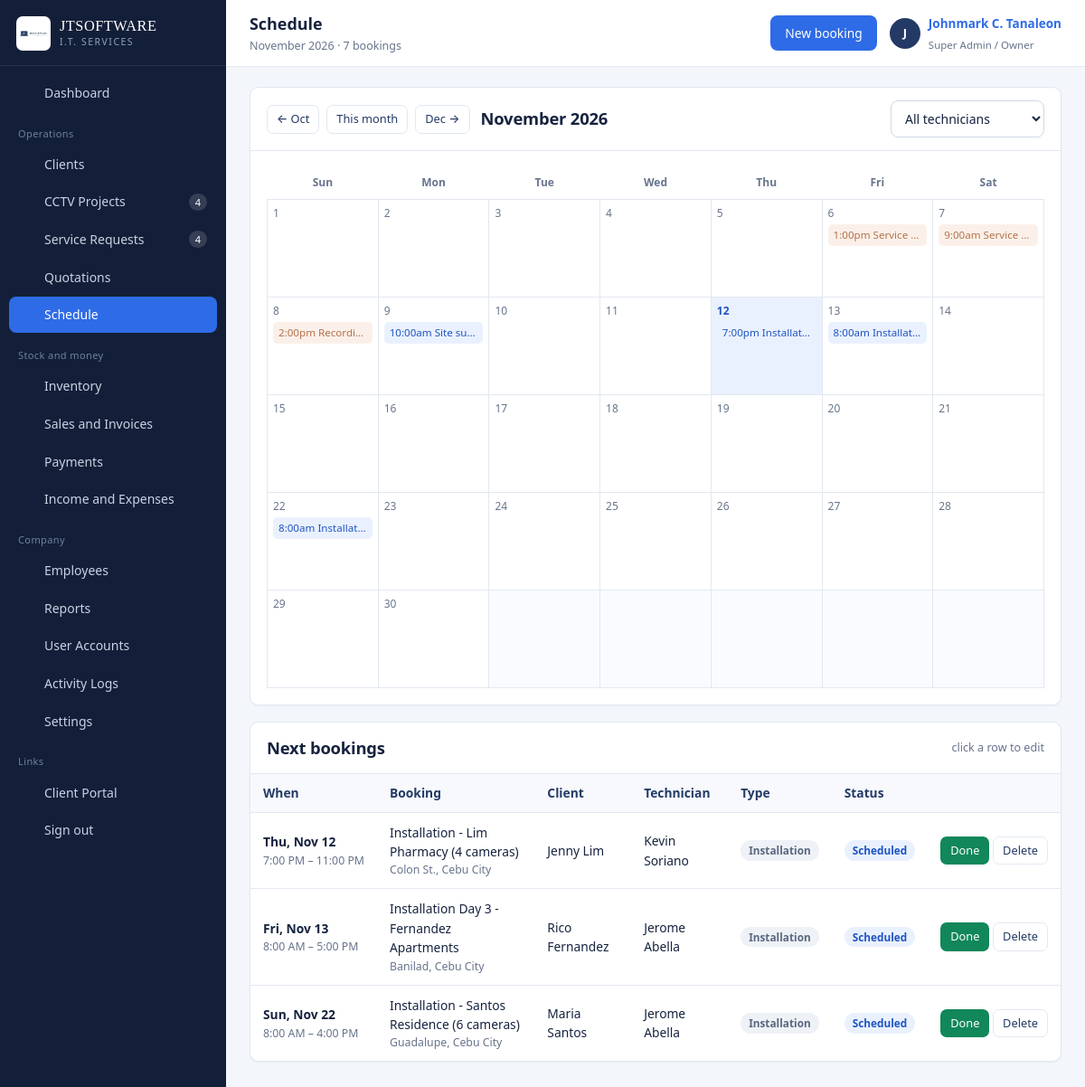
The page /schedule.php (signed in) on the database its author committed.
### tables this page shows
CREATE TABLE appointments (
  id                 INT AUTO_INCREMENT PRIMARY KEY,
  title              VARCHAR(160) NOT NULL,
  appointment_type   ENUM('Installation','Service','Site Survey','Meeting','Maintenance') NOT NULL DEFAULT 'Installation',
  client_id          INT DEFAULT NULL,
  project_id         INT DEFAULT NULL,
  service_request_id INT DEFAULT NULL,
  employee_id        INT DEFAULT NULL,
  start_datetime     DATETIME NOT NULL,
  end_datetime       DATETIME NOT NULL,
  location           VARCHAR(255) DEFAULT NULL,
  status             ENUM('Scheduled','Completed','Cancelled','Rescheduled') NOT NULL DEFAULT 'Scheduled',
  notes              TEXT DEFAULT NULL,
  created_by         INT DEFAULT NULL,
  created_at         DATETIME NOT NULL DEFAULT CURRENT_TIMESTAMP,
  INDEX idx_app_start (start_datetime),
  INDEX idx_app_emp (employee_id),
  CONSTRAINT fk_app_client FOREIGN KEY (client_id) REFERENCES clients(id) ON DELETE SET NULL,
  CONSTRAINT fk_app_proj FOREIGN KEY (project_id) REFERENCES cctv_projects(id) ON DELETE SET NULL,
  CONSTRAINT fk_app_sr FOREIGN KEY (service_request_id) REFERENCES service_requests(id) ON DELETE SET NULL,
  CONSTRAINT fk_app_emp FOREIGN KEY (employee_id) REFERENCES employees(id) ON DELETE SET NULL
);

CREATE TABLE clients (
  id             INT AUTO_INCREMENT PRIMARY KEY,
  client_code    VARCHAR(20)  NOT NULL UNIQUE,
  full_name      VARCHAR(140) NOT NULL,
  business_name  VARCHAR(140) DEFAULT NULL,
  client_type    ENUM('Residential','Commercial','Corporate') NOT NULL DEFAULT 'Residential',
  contact_number VARCHAR(40)  DEFAULT NULL,
  email          VARCHAR(120) DEFAULT NULL,
  address        VARCHAR(255) DEFAULT NULL,
  portal_username VARCHAR(60) DEFAULT NULL UNIQUE,
  portal_password VARCHAR(255) DEFAULT NULL,
  portal_enabled TINYINT(1) NOT NULL DEFAULT 0,
  notes          TEXT DEFAULT NULL,
  status         ENUM('active','inactive') NOT NULL DEFAULT 'active',
  created_at     DATETIME NOT NULL DEFAULT CURRENT_TIMESTAMP,
  INDEX idx_clients_name (full_name),
  INDEX idx_clients_type (client_type)
);

CREATE TABLE employees (
  id             INT AUTO_INCREMENT PRIMARY KEY,
  employee_code  VARCHAR(20)  NOT NULL UNIQUE,
  full_name      VARCHAR(140) NOT NULL,
  position       VARCHAR(80)  DEFAULT NULL,
  department     VARCHAR(80)  DEFAULT NULL,
  contact_number VARCHAR(40)  DEFAULT NULL,
  email          VARCHAR(120) DEFAULT NULL,
  address        VARCHAR(255) DEFAULT NULL,
  hire_date      DATE DEFAULT NULL,
  daily_rate     DECIMAL(12,2) NOT NULL DEFAULT 0,
  is_technician  TINYINT(1) NOT NULL DEFAULT 0,
  user_id        INT DEFAULT NULL,
  status         ENUM('active','inactive') NOT NULL DEFAULT 'active',
  created_at     DATETIME NOT NULL DEFAULT CURRENT_TIMESTAMP,
  INDEX idx_emp_tech (is_technician),
  CONSTRAINT fk_emp_user FOREIGN KEY (user_id) REFERENCES users(id) ON DELETE SET NULL
);

### includes/auth.php (called while the page is built, shortened)
<?php
require_once __DIR__ . '/../config/config.php';
function can(string $code): bool
{
    if ((int)$_SESSION['user']['role_id'] === 1) {
        return true;
    }
    return in_array($code, user_permissions(), true);
}

### config/database.php (called while the page is built, shortened)
<?php
function db(): PDO
{
    static $pdo = null;
    if ($pdo === null) {
        $dsn = 'mysql:host=' . DB_HOST . ';port=' . DB_PORT . ';dbname=' . DB_NAME . ';charset=utf8mb4';
        try {
            $pdo = new PDO($dsn, DB_USER, DB_PASS, [
                PDO::ATTR_ERRMODE            => PDO::ERRMODE_EXCEPTION,
                PDO::ATTR_DEFAULT_FETCH_MODE => PDO::FETCH_ASSOC,
                PDO::ATTR_EMULATE_PREPARES   => false,
            ]);
        } catch (PDOException $e) {
            http_response_code(500);
            echo '<div style="font:15px/1.6 system-ui;max-width:640px;margin:80px auto;padding:28px;'
               . 'border:1px solid #E3E8F0;border-radius:10px">'
               . '<h2 style="margin:0 0 10px;color:#16233F">Cannot reach the database</h2>'
               . '<p style="color:#475569">Start MySQL in the XAMPP control panel, then import '
               . '<code>database/jtsoftware_db.sql</code> through phpMyAdmin.</p>'
               . '<p style="color:#94A3B8;font-size:13px">' . htmlspecialchars($e->getMessage()) . '</p></div>';
            exit;
        }
    }
    return $pdo;
}
function q(string $sql, array $params = []): PDOStatement
{
    $st = db()->prepare($sql);
    $st->execute($params);
    return $st;
}
function all(string $sql, array $params = []): array
{
    return q($sql, $params)->fetchAll();
}

### schedule.php (the view, shortened to what this page needs)
<?php
require_once __DIR__ . '/includes/auth.php';
$month = (string)input('month', date('Y-m'));
$firstDay   = $month . '-01';
$daysInMonth = (int)date('t', strtotime($firstDay));
$prevMonth  = date('Y-m', strtotime($firstDay . ' -1 month'));
$nextMonth  = date('Y-m', strtotime($firstDay . ' +1 month'));
$args  = [$firstDay, date('Y-m-t', strtotime($firstDay))];
$extra = '';
$events = all(
    "SELECT a.*, c.full_name AS client_name, e.full_name AS tech_name, p.project_code
     FROM appointments a
     LEFT JOIN clients c ON c.id = a.client_id
     LEFT JOIN employees e ON e.id = a.employee_id
     LEFT JOIN cctv_projects p ON p.id = a.project_id
     WHERE DATE(a.start_datetime) BETWEEN ? AND ? $extra
     ORDER BY a.start_datetime", $args
);
$byDay = [];
foreach ($events as $ev) {
    $byDay[date('j', strtotime($ev['start_datetime']))][] = $ev;
}
$upcoming = all(
    'SELECT a.*, c.full_name AS client_name, e.full_name AS tech_name FROM appointments a
     LEFT JOIN clients c ON c.id = a.client_id LEFT JOIN employees e ON e.id = a.employee_id
     WHERE a.start_datetime >= NOW() AND a.status = "Scheduled" ORDER BY a.start_datetime LIMIT 12'
);
if (can('schedule.manage')) {
    $pageActions = '<button class="btn" data-modal="apptModal">New booking</button>';
}
include __DIR__ . '/includes/header.php';
?>
<div class="card">
  <div class="card-head">
    <div class="btn-group">
      <a class="btn btn-sm btn-outline" href="<?= e(url_with(['month' => $prevMonth])) ?>">&larr; <?= date('M', strtotime($prevMonth . '-01')) ?></a>
      <a class="btn btn-sm btn-outline" href="<?= e(url_with(['month' => date('Y-m')])) ?>">This month</a>
      <a class="btn btn-sm btn-outline" href="<?= e(url_with(['month' => $nextMonth])) ?>"><?= date('M', strtotime($nextMonth . '-01')) ?> &rarr;</a>
    </div>
    <h2 class="spacer" style="margin:0"><?= date('F Y', strtotime($firstDay)) ?></h2>
    <form class="toolbar spacer" method="get" data-autosubmit>
      <select class="input" name="tech">
        <option value="">All technicians</option>
      </select>
    </form>
  </div>
  <div class="card-body">
    <table class="calendar">
      <thead><tr>
        <?php foreach (['Sun', 'Mon', 'Tue', 'Wed', 'Thu', 'Fri', 'Sat'] as $d): ?><th><?= $d ?></th><?php endforeach; ?>
      </tr></thead>
      <tbody>
      <?php
      $cell = 0;
      $day  = 1;
      echo '<tr>';
      while ($day <= $daysInMonth) {
          if ($cell % 7 === 0 && $cell > 0) { echo '</tr><tr>'; }
          $isToday = ($month . '-' . str_pad((string)$day, 2, '0', STR_PAD_LEFT)) === date('Y-m-d');
          echo '<td class="' . ($isToday ? 'today' : '') . '"><div class="daynum">' . $day . '</div>';
          foreach ($byDay[$day] ?? [] as $ev) {
              $cls = 'ev-' . $ev['appointment_type'];
              echo '<a class="cal-event ' . e($cls) . '" href="#" data-modal="apptModal" data-row=\''
                 . e(json_encode([
                     'id' => $ev['id'], 'title' => $ev['title'], 'appointment_type' => $ev['appointment_type'],
                     'client_id' => $ev['client_id'], 'project_id' => $ev['project_id'],
                     'service_request_id' => $ev['service_request_id'], 'employee_id' => $ev['employee_id'],
                     'start_datetime' => date('Y-m-d\TH:i', strtotime($ev['start_datetime'])),
                     'end_datetime' => date('Y-m-d\TH:i', strtotime($ev['end_datetime'])),
                     'location' => $ev['location'], 'status' => $ev['status'], 'notes' => $ev['notes'],
                 ], JSON_HEX_APOS | JSON_HEX_QUOT)) . '\'>'
                 . date('g:ia', strtotime($ev['start_datetime'])) . ' ' . e($ev['title']) . '</a>';
          }
          echo '</td>';
          $cell++; $day++;
      }
      while ($cell % 7 !== 0) { echo '<td class="out"></td>'; $cell++; }
      echo '</tr>';
      ?>
      </tbody>
    </table>
  </div>
</div>
<div class="card">
  <div class="card-head"><h2>Next bookings</h2><span class="spacer small muted">click a row to edit</span></div>
  <div class="card-body tight">
    <?php if (!$upcoming): ?>
      <div class="empty"><strong>Nothing booked ahead</strong>Add an installation or a service visit to fill the crew's week.</div>
    <?php else: ?>
    <div class="table-wrap"><table class="data">
      <thead><tr><th>When</th><th>Booking</th><th>Client</th><th>Technician</th><th>Type</th><th>Status</th><th></th></tr></thead>
      <tbody>
      <?php foreach ($upcoming as $a): ?>
        <tr>
          <td class="nowrap"><span class="row-main"><?= fdate($a['start_datetime'], 'D, M j') ?></span>
              <div class="row-sub"><?= date('g:i A', strtotime($a['start_datetime'])) ?> – <?= date('g:i A', strtotime($a['end_datetime'])) ?></div></td>
          <td><?= e($a['title']) ?><div class="row-sub"><?= e($a['location'] ?: '') ?></div></td>
          <td><?= e($a['client_name'] ?: '—') ?></td>
          <td><?= e($a['tech_name'] ?: '—') ?></td>
          <td><?= badge($a['appointment_type']) ?></td>
          <td><?= badge($a['status']) ?></td>
          <td class="actions-cell">
            <?php if (can('schedule.manage')): ?>
              <form method="post" style="display:inline"><?= csrf_field() ?>
                <button class="btn btn-sm btn-ok" type="submit">Done</button></form>
              <form method="post" style="display:inline" data-confirm="Remove this booking?"><?= csrf_field() ?>
                <button class="btn btn-sm btn-outline" type="submit">Delete</button></form>
            <?php endif; ?>
          </td>
        </tr>
      <?php endforeach; ?>
      </tbody>
    </table></div>
    <?php endif; ?>
  </div>
</div>
<?php include __DIR__ . '/includes/footer.php'; ?>

### config/config.php (shortened to what this page needs)
<?php
require_once __DIR__ . '/database.php';
function e($value): string
{
    return htmlspecialchars((string)$value, ENT_QUOTES, 'UTF-8');
}
function fdate($date, string $format = 'M d, Y'): string
{
    return date($format, strtotime((string)$date));
}
function input(string $key, $default = null)
{
    $v = $_POST[$key] ?? $_GET[$key] ?? $default;
    return is_string($v) ? trim($v) : $v;
}
function badge(string $status): string
{
    $map = [
        'Pending' => 'warn', 'New' => 'info', 'Draft' => 'muted', 'Unpaid' => 'danger',
        'Approved' => 'info', 'Sent' => 'info', 'Assigned' => 'info', 'Scheduled' => 'info',
        'Ongoing' => 'accent', 'In Progress' => 'accent', 'Partial' => 'warn', 'On Hold' => 'warn',
        'Completed' => 'ok', 'Paid' => 'ok', 'Converted' => 'ok', 'active' => 'ok', 'Present' => 'ok',
        'Cancelled' => 'muted', 'Rejected' => 'danger', 'Expired' => 'muted', 'inactive' => 'muted',
        'Absent' => 'danger', 'Late' => 'warn', 'Urgent' => 'danger', 'High' => 'warn',
        'Normal' => 'info', 'Low' => 'muted', 'Field Work' => 'accent', 'Leave' => 'muted',
        'Half Day' => 'warn', 'Rescheduled' => 'warn',
    ];
    $class = $map[$status] ?? 'muted';
    return '<span class="badge badge-' . $class . '">' . e($status) . '</span>';
}
function url_with(array $changes): string
{
    $params = array_merge($_GET, $changes);
    return basename($_SERVER['PHP_SELF']) . (empty($params) ? '' : '?' . http_build_query($params));
}

### assets/css/app.css (style rules this page uses)
:root { --navy-900: #131F38; --navy-800: #1B2B4D; --navy-700: #243A66; --navy-600: #33508A; --blue: #2E6BE6; --blue-dark:#1E54C4; --blue-soft:#EAF1FE; --copper: #B5714A; --copper-soft:#FBF0E9; --paper: #F3F6FB; --surface: #FFFFFF; --line: #E2E8F2; --ink: #16233F; --muted: #67748C; --ok: #11875A; --ok-soft: #E6F5EE; --warn: #B26A00; --warn-soft:#FDF2E2; --danger: #C22F39; --danger-soft:#FCECEE; --sidebar-w: 250px; --radius: 10px; --shadow-card: 0 1px 2px rgba(19,31,56,.05); --shadow-pop: 0 18px 44px rgba(19,31,56,.22); --sans: "Segoe UI", Roboto, -apple-system, BlinkMacSystemFont, "Helvetica Neue", Arial, sans-serif; --serif: Georgia, "Times New Roman", serif; }
* { box-sizing: border-box; }
html, body { margin: 0; padding: 0; }
body { font-family: var(--sans); font-size: 14.5px; line-height: 1.55; color: var(--ink); background: var(--paper); -webkit-font-smoothing: antialiased; }
a { color: var(--blue); text-decoration: none; }
h1, h2, h3, h4 { margin: 0 0 .4em; font-weight: 600; letter-spacing: -.01em; }
h2 { font-size: 1.15rem; }
.card { background: var(--surface); border: 1px solid var(--line); border-radius: var(--radius); box-shadow: var(--shadow-card); margin-bottom: 18px; }
.card-head { padding: 14px 18px; border-bottom: 1px solid var(--line); display: flex; align-items: center; gap: 12px; flex-wrap: wrap; }
.card-head h2, .card-head h3 { margin: 0; }
.card-head .spacer { margin-left: auto; }
.card-body { padding: 18px; }
.card-body.tight { padding: 0; }
.table-wrap { overflow-x: auto; }
table.data { width: 100%; border-collapse: collapse; font-size: 13.8px; }
table.data th { text-align: left; font-weight: 600; color: var(--navy-700); background: #F7F9FD; border-bottom: 1px solid var(--line); padding: 10px 14px; white-space: nowrap; }
table.data td { padding: 11px 14px; border-bottom: 1px solid var(--line); vertical-align: middle; }
table.data tbody tr:last-child td { border-bottom: 0; }
table.data .row-main { font-weight: 600; }
table.data .row-sub { color: var(--muted); font-size: 12.3px; }
.actions-cell { white-space: nowrap; text-align: right; }
.badge { display: inline-block; padding: 2px 9px; border-radius: 20px; font-size: 11.8px; font-weight: 600; line-height: 1.6; white-space: nowrap; }
.badge-info { background: var(--blue-soft); color: var(--blue-dark); }
.badge-muted { background: #EEF1F6; color: #5A6880; }
.btn { display: inline-flex; align-items: center; justify-content: center; gap: 7px; padding: 8px 15px; border-radius: 8px; border: 1px solid transparent; background: var(--blue); color: #fff; font: inherit; font-size: 13.8px; font-weight: 500; cursor: pointer; transition: background .12s ease, border-color .12s ease; }
.btn-outline { background: #fff; color: var(--navy-700); border-color: var(--line); }
.btn-ok { background: var(--ok); }
.btn-sm { padding: 5px 10px; font-size: 12.8px; border-radius: 7px; }
.btn-group { display: flex; gap: 8px; flex-wrap: wrap; }
.input, select.input, textarea.input { width: 100%; padding: 9px 11px; border: 1px solid #CFD9E8; border-radius: 8px; font: inherit; font-size: 14px; color: var(--ink); background: #fff; }
.toolbar { display: flex; gap: 10px; flex-wrap: wrap; align-items: flex-end; }
.toolbar .input { min-width: 170px; }
.calendar { width: 100%; border-collapse: collapse; table-layout: fixed; }
.calendar th { padding: 8px; font-size: 12px; color: var(--muted); font-weight: 600; border-bottom: 1px solid var(--line); text-align: center; }
.calendar td { border: 1px solid var(--line); vertical-align: top; height: 108px; padding: 6px; }
.calendar td.out { background: #FAFBFE; }
.calendar .daynum { font-size: 12px; color: var(--muted); }
.calendar td.today { background: var(--blue-soft); }
.calendar td.today .daynum { color: var(--blue-dark); font-weight: 700; }
.cal-event { display: block; font-size: 11.6px; padding: 3px 6px; border-radius: 5px; margin-top: 3px; background: var(--blue-soft); color: var(--blue-dark); overflow: hidden; text-overflow: ellipsis; white-space: nowrap; }
.cal-event.ev-Service { background: var(--copper-soft); color: var(--copper); }
.muted { color: var(--muted); }
.small { font-size: 12.6px; }
.nowrap { white-space: nowrap; }

### rows shown on the page
appointments: start_datetime "1:00pm", title "Service…"
appointments: start_datetime "9:00am", title "Service -…"
appointments: start_datetime "2:00pm", title "Recordi…"
appointments: start_datetime "10:00am", title "Site su…"
appointments: start_datetime "7:00pm", title "Installat…", start_datetime "Thu, Nov 12", start_datetime "7:00 PM", end_datetime "11:00 PM", title "Installation - Lim Pharmacy (4 cameras)", location "Colon St., Cebu City", client.full_name "Jenny Lim", employee.full_name "Kevin Soriano", appointment_type "Installation Scheduled"
appointments: start_datetime "8:00am", title "Installat…", start_datetime "Fri, Nov 13", start_datetime "8:00 AM", end_datetime "5:00 PM", title "Installation Day 3 - Fernandez Apartments", location "Banilad, Cebu City", client.full_name "Rico Fernandez", employee.full_name "Jerome Abella", appointment_type "Installation Scheduled"
appointments: start_datetime "8:00am", title "Installat…", start_datetime "Sun, Nov 22", start_datetime "8:00 AM", end_datetime "4:00 PM", title "Installation - Santos Residence (6 cameras)", location "Guadalupe, Cebu City", client.full_name "Maria Santos", employee.full_name "Jerome Abella", appointment_type "Installation Scheduled"

### other values the page prints
$label "Dashboard Clients CCTV Projects Service Requests Quotations Schedule Inventory Sales and Invoices Payments Income and Expenses Employees Reports User Accounts Activity Logs Settings"
$count "4 4"
$pageTitle "Schedule"
$pageSub "November 2026 · 7 bookings"
mb_substr($u['full_name'], 0, 1) "J"
$u['full_name'] "Johnmark C. Tanaleon"
$u['role_name'] "Super Admin / Owner"
date('M', strtotime($prevMonth . '-01')) "Oct"
date('M', strtotime($nextMonth . '-01')) "Dec"
date('F Y', strtotime($firstDay)) "November 2026"
$d "Sun"
$d "Mon"
$d "Tue"
$d "Wed"
$d "Thu"
